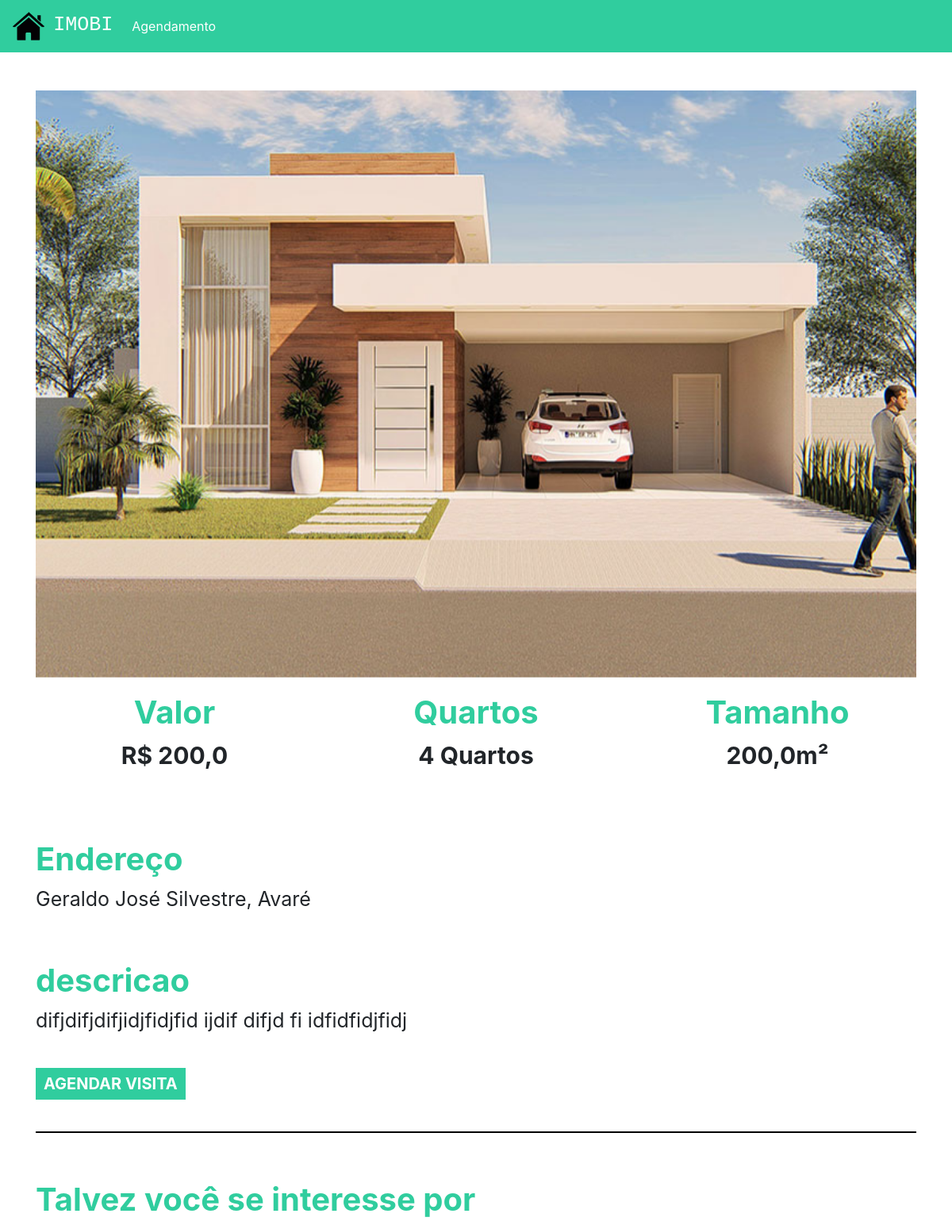
The page /imovel/1 (signed in) on the database its author committed.
### plataforma/models.py (models this page shows, shortened)
class Imagem(models.Model):
    img = models.ImageField(upload_to='img')
    class Meta:
        verbose_name = "Imagem"
        verbose_name_plural = "Imagens"
    def __str__(self) -> str:
        return self.img.url

class Imovel(models.Model):
    choices = (('V', 'Venda'),
              ('A', 'Aluguel'))
    choices_imovel = (('A', 'Apartamento'),
                      ('C', 'Casa'))
    imagens      = models.ManyToManyField(Imagem)
    valor        = models.FloatField()
    quartos      = models.IntegerField()
    tamanho      = models.FloatField()
    cidade       = models.ForeignKey(Cidade, on_delete=models.DO_NOTHING)
    rua          = models.CharField(max_length=50)
    tipo         = models.CharField(max_length=1, choices=choices)
    tipo_imovel  = models.CharField(max_length=1, choices=choices_imovel)
    numero       = models.IntegerField()
    descricao    = models.TextField()
    dias_visita  = models.ManyToManyField(DiasVisita)
    horarios     = models.ManyToManyField(Horario)
    class Meta:
        verbose_name = "Imóvel"
        verbose_name_plural = "Imóveis"

class Cidade(models.Model):
    nome = models.CharField(max_length=30)
    def __str__(self) -> str:
        return self.nome

### plataforma/views.py (the view)
# urls.py: path('imovel/<str:id>', views.imovel, name="imovel"),
def imovel(request, id):
    imovel    = get_object_or_404(Imovel, id=id)
    sugestoes = Imovel.objects.filter(cidade=imovel.cidade).exclude(id=id)[:2]
    return render(request, 'imovel.html', {'imovel': imovel, 'sugestoes': sugestoes, 'id': id})

### plataforma/models.py (called while the page is built)
    def __str__(self) -> str:
        return self.dia

    def __str__(self) -> str:
        return str(self.horario)

### plataforma/templates/imovel.html (shortened to what this page needs)
{% extends 'base.html' %}
{% load static %}
{% block 'head' %}
<link rel="stylesheet" href="{% static 'plataforma/css/home.css' %}">
{% endblock %}
{% block 'body' %}
<div style="text-align: center" class="container">
    <br>
    <br>
    <div id="carouselExampleControls" class="carousel slide" data-ride="carousel">
        <div class="carousel-inner">
            {% for img in imovel.imagens.all %}
            <div class="carousel-item {% if forloop.first %} active {% endif %}">
                <img class="d-block w-100" src="{{img}}" alt="First slide">
            </div>
            {% endfor %}
        </div>
        <a class="carousel-control-prev" href="#carouselExampleControls" role="button" data-slide="prev">
            <span class="carousel-control-prev-icon" aria-hidden="true"></span>
        </a>
        <a class="carousel-control-next" href="#carouselExampleControls" role="button" data-slide="next">
            <span class="carousel-control-next-icon" aria-hidden="true"></span>
        </a>
    </div>
    <div class="row">
        <div class="col-md">
            <h3 class="titulo_especificacao">Valor</h3>
            <p class="especificacao">R$ {{imovel.valor}}</p>
        </div>
        <div class="col-md">
            <h3 class="titulo_especificacao">Quartos</h3>
            <p class="especificacao">{{imovel.quartos}} Quartos</p>
        </div>
        <div class="col-md">
            <h3 class="titulo_especificacao">Tamanho</h3>
            <p class="especificacao">{{imovel.tamanho}}m²</p>
        </div>
    </div>
    <br>
    <br>
    <div style="text-align: left">
        <h3 class="titulo_especificacao">Endereço</h3>
        <p class="especificacao_endereco">{{imovel.rua}}, {{imovel.cidade }}</p>
    </div>
    <br>
    <div style="text-align: left">
        <h3 class="titulo_especificacao">descricao</h3>
        <p class="especificacao_endereco">{{imovel.descricao}}</p>
        <br>
        <button class="btn_agendar_visita" data-toggle="modal" data-target="#exampleModal">AGENDAR VISITA</button>
        <br>
        <br>
    </div>
    <hr style="border: 1px solid black">
    <br>
    <div class="div_possivel_interesse">
        <h3 class="titulo_especificacao">Talvez você se interesse por</h3>
    </div>
</div>
{% endblock %}

### templates/static/plataforma/css/home.css (style rules this page uses)
.titulo_especificacao { color: #30CD9E; font-weight: bold; margin-top: 20px; font-size: 40px; }
.especificacao { font-size: 30px; font-weight: bold; }
.especificacao_endereco { font-size: 25px; }
.btn_agendar_visita { border: none; background-color: #30CD9E; color: white; font-weight: bold; font-size: 20px; padding: 5px 10px 5px 10px; }
.div_possivel_interesse { text-align: left; }

### rows shown on the page
Imagem: img (picture)
Imovel: valor "200,0", quartos "4", tamanho "200,0", rua "Geraldo José Silvestre", cidade "Avaré", descricao "difjdifjdifjidjfidjfid ijdif difjd fi idfidfidjfidj"
